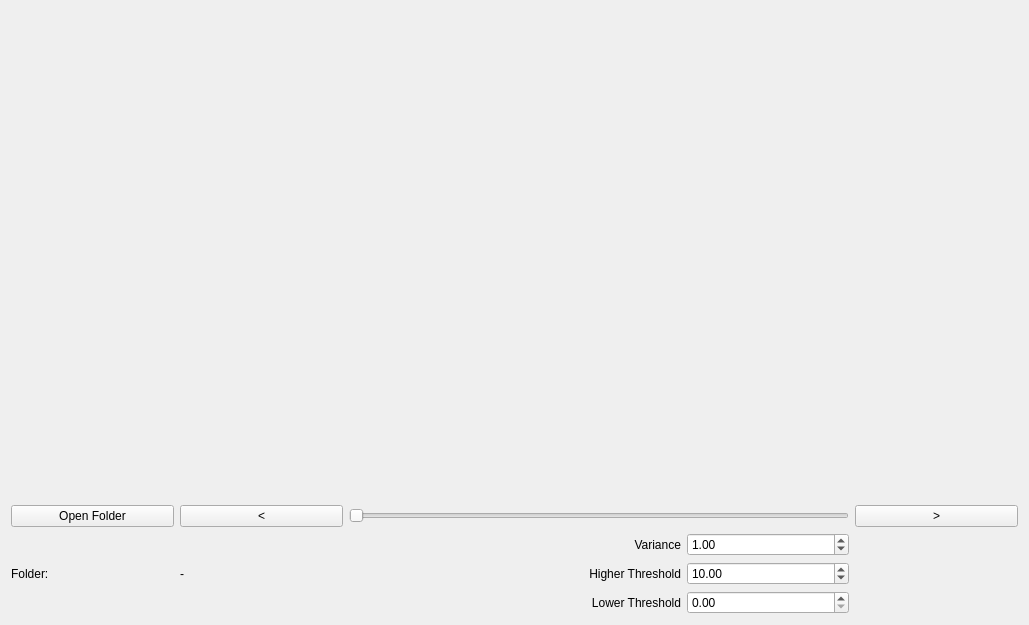
<?xml version="1.0" encoding="UTF-8"?>
<ui version="4.0">
 <class>ReadDICOMSeriesQt</class>
 <widget class="QMainWindow" name="ReadDICOMSeriesQt">
  <property name="geometry">
   <rect>
    <x>0</x>
    <y>0</y>
    <width>1029</width>
    <height>625</height>
   </rect>
  </property>
  <property name="minimumSize">
   <size>
    <width>541</width>
    <height>625</height>
   </size>
  </property>
  <property name="maximumSize">
   <size>
    <width>2000</width>
    <height>625</height>
   </size>
  </property>
  <property name="windowTitle">
   <string>DICOM Series</string>
  </property>
  <widget class="QWidget" name="centralWidget">
   <layout class="QGridLayout" name="gridLayout">
    <item row="0" column="0" colspan="3">
     <widget class="QVTKWidget" name="qvtkWidget" native="true">
      <property name="minimumSize">
       <size>
        <width>500</width>
        <height>500</height>
       </size>
      </property>
     </widget>
    </item>
    <item row="0" column="3" colspan="3">
     <widget class="QVTKWidget" name="qvtkWidgetFilter" native="true">
      <property name="minimumSize">
       <size>
        <width>500</width>
        <height>500</height>
       </size>
      </property>
     </widget>
    </item>
    <item row="1" column="0">
     <widget class="QPushButton" name="buttonOpenFolder">
      <property name="text">
       <string>Open Folder</string>
      </property>
     </widget>
    </item>
    <item row="1" column="1">
     <widget class="QPushButton" name="buttonPreviousSlice">
      <property name="text">
       <string>&lt;</string>
      </property>
     </widget>
    </item>
    <item row="1" column="2" colspan="3">
     <widget class="QSlider" name="sliderSlices">
      <property name="orientation">
       <enum>Qt::Horizontal</enum>
      </property>
     </widget>
    </item>
    <item row="1" column="5">
     <widget class="QPushButton" name="buttonNextSlice">
      <property name="text">
       <string>&gt;</string>
      </property>
     </widget>
    </item>
    <item row="2" column="3">
     <widget class="QLabel" name="labelVariance">
      <property name="text">
       <string>Variance</string>
      </property>
      <property name="alignment">
       <set>Qt::AlignRight|Qt::AlignTrailing|Qt::AlignVCenter</set>
      </property>
     </widget>
    </item>
    <item row="2" column="4">
     <widget class="QDoubleSpinBox" name="doubleSpinBoxVariance">
      <property name="value">
       <double>1.000000000000000</double>
      </property>
     </widget>
    </item>
    <item row="3" column="0">
     <widget class="QLabel" name="labelFolderNameTitle">
      <property name="text">
       <string>Folder:</string>
      </property>
     </widget>
    </item>
    <item row="3" column="3">
     <widget class="QLabel" name="labelHigherThreshold">
      <property name="text">
       <string>Higher Threshold</string>
      </property>
      <property name="alignment">
       <set>Qt::AlignRight|Qt::AlignTrailing|Qt::AlignVCenter</set>
      </property>
     </widget>
    </item>
    <item row="3" column="4">
     <widget class="QDoubleSpinBox" name="doubleSpinBoxHigherThreshold">
      <property name="value">
       <double>10.000000000000000</double>
      </property>
     </widget>
    </item>
    <item row="4" column="3">
     <widget class="QLabel" name="labelLowerThreshold">
      <property name="text">
       <string>Lower Threshold</string>
      </property>
      <property name="alignment">
       <set>Qt::AlignRight|Qt::AlignTrailing|Qt::AlignVCenter</set>
      </property>
     </widget>
    </item>
    <item row="4" column="4">
     <widget class="QDoubleSpinBox" name="doubleSpinBoxLowerThreshold"/>
    </item>
    <item row="3" column="1" colspan="2">
     <widget class="QLabel" name="labelFolderName">
      <property name="text">
       <string>-</string>
      </property>
     </widget>
    </item>
   </layout>
  </widget>
 </widget>
 <layoutdefault spacing="6" margin="11"/>
 <customwidgets>
  <customwidget>
   <class>QVTKWidget</class>
   <extends>QWidget</extends>
   <header location="global">QVTKWidget.h</header>
   <container>1</container>
  </customwidget>
 </customwidgets>
 <resources/>
 <connections/>
</ui>
